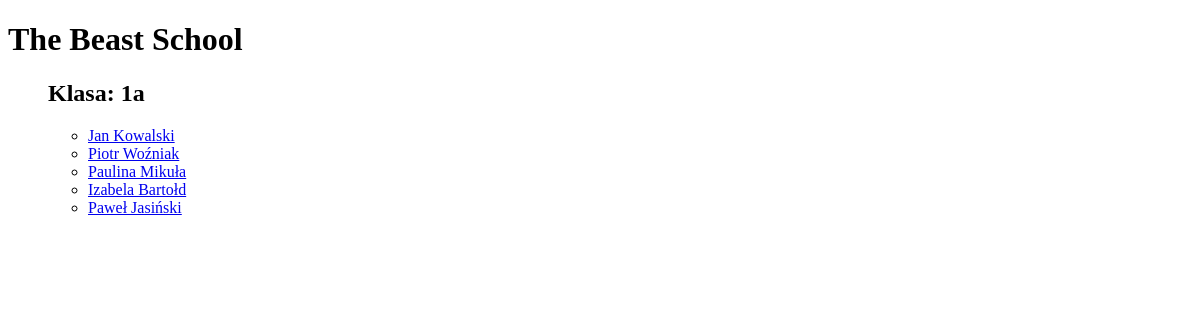
The page /class/1 on the database as committed earlier.
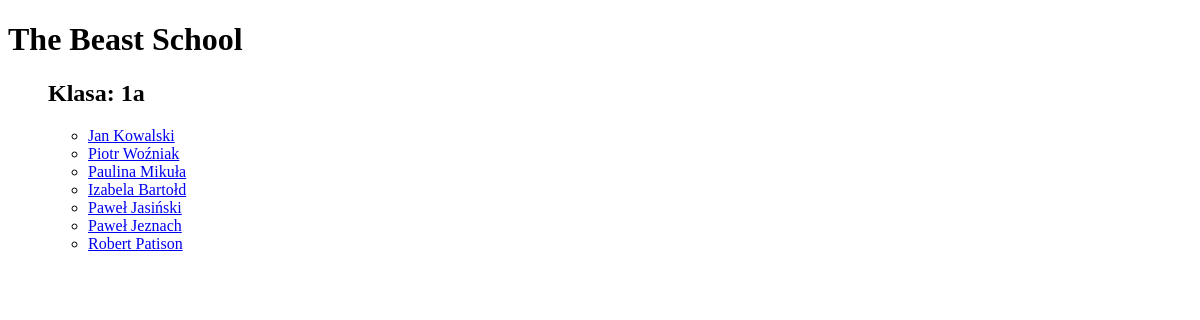
The same page on the database as committed later.
### smapp/models.py (models this page shows)
class Student(models.Model):
    first_name = models.CharField(max_length=64)
    last_name = models.CharField(max_length=64)
    school_class = models.IntegerField(choices=SCHOOL_CLASS, verbose_name='Klasa')
    grades = models.ManyToManyField(SchoolSubject, through="StudentGrades")
    year_of_birth = models.IntegerField(null=True, blank=True, verbose_name='Rok urodzenia')  # brlam pozwala na wyslanie niewypenionego pola
    suspended = models.BooleanField(default=False, verbose_name='Zawieszony')
    @property
    def name(self):
        return "{} {}".format(self.first_name, self.last_name)
    def __str__(self):
        return self.name

### smapp/views.py (the view)
# urls.py: path('class/<int:school_class>', SchoolClassView.as_view(),
class SchoolClassView(View):
    def get(self, request, school_class):
        students = Student.objects.filter(school_class=school_class)
        return render(request, "class.html", {"students": students,
                                              "class_name": SCHOOL_CLASS[int(school_class) - 1][1]
                                              })

### smapp/templates/class.html
{% extends 'base.html' %}
{% block content %}
    <h2>Klasa: {{ class_name }}</h2>
    <ul>
        {% for student in students %}
            <li><a href='/student/{{ student.id }}'>{{ student }}</a></li>
        {% endfor%}
    </ul>
{% endblock %}

Rows that differ between the two databases and show on the page:
added Student: first_name+last_name "Paweł Jeznach"
added Student: first_name+last_name "Robert Patison"
